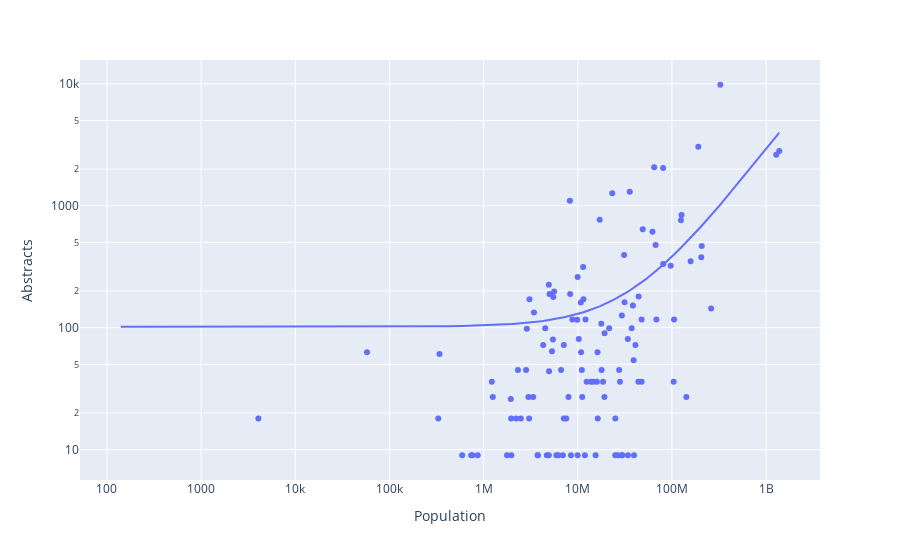

The cell this chart's notebook holds for it:
### Code cell
fig = px.scatter(df, x="Population", y="Abstracts", hover_name = "Country", trendline="ols", log_x=True, log_y=True)
fig.show()

### Figure 1 — Plotly figure (JSON) as saved in the notebook; plotly's stock layout.template omitted (floating-point values rounded to 4 significant figures; data arrays with more than 128 entries replaced by an {"elided": "..."} marker saying what was removed)
{"data": [{"hovertemplate": "<b>%{hovertext}</b><br><br>Population=%{x}<br>Abstracts=%{y}<extra></extra>", "hovertext": {"elided": "177 str values"}, "legendgroup": "", "marker": {"color": "#636efa", "symbol": "circle"}, "mode": "markers", "name": "", "orientation": "v", "showlegend": false, "type": "scatter", "x": {"elided": "177 int values"}, "xaxis": "x", "y": {"elided": "177 int values"}, "yaxis": "y"}, {"hovertemplate": "<b>OLS trendline</b><br>Abstracts = 2.81645e-06 * Population + 101.615<br>R<sup>2</sup>=0.229450<br><br>Population=%{x}<br>Abstracts=%{y} <b>(trend)</b><extra></extra>", "legendgroup": "", "marker": {"color": "#636efa", "symbol": "circle"}, "mode": "lines", "name": "", "showlegend": false, "type": "scatter", "x": {"elided": "177 int values"}, "xaxis": "x", "y": {"elided": "177 float values"}, "yaxis": "y"}], "layout": {"legend": {"tracegroupgap": 0}, "margin": {"t": 60}, "xaxis": {"anchor": "y", "domain": [0, 1], "title": {"text": "Population"}, "type": "log"}, "yaxis": {"anchor": "x", "domain": [0, 1], "title": {"text": "Abstracts"}, "type": "log"}}}
